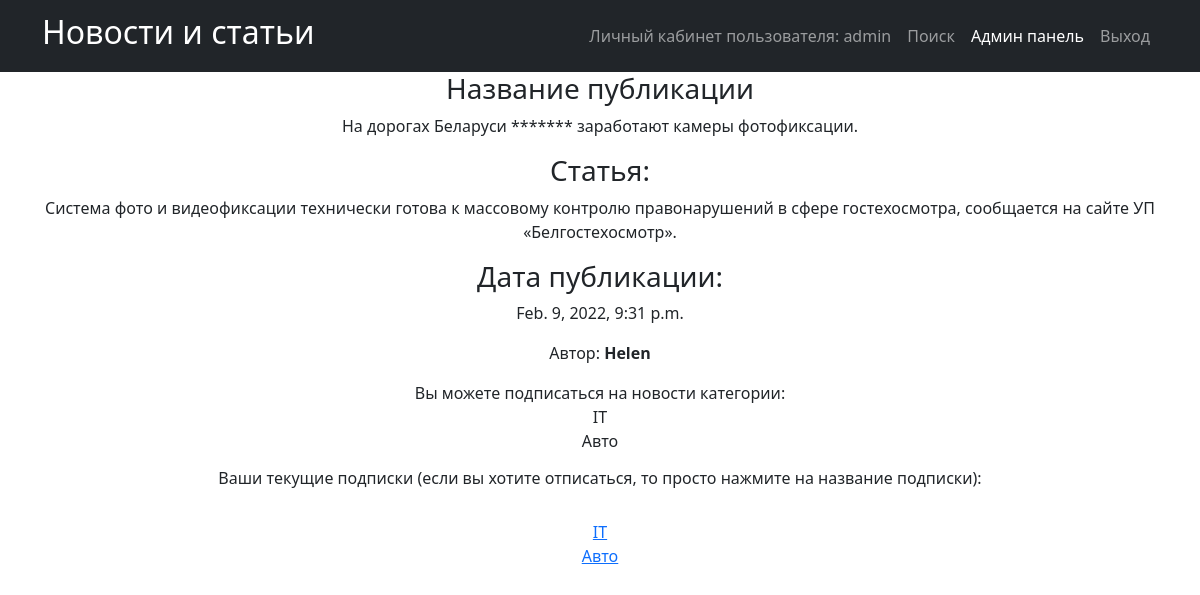
/news/2 (signed in), run on the app's committed database.
### news_portal/models.py (models this page shows, shortened)
class Post(models.Model):
    PostAuthor = models.ForeignKey(Author, on_delete=models.CASCADE)
    NEWS = 'NW'
    ARTICLE = 'AR'
    CATEGORIES = [
        ('NW', 'Новость'),
        ('AR', 'Статья')
    ]
    categoryType = models.CharField('Категория публикации', max_length=2, choices=CATEGORIES)
    pubData = models.DateTimeField('дата добавления', auto_now_add=True)
    postCategory = models.ManyToManyField(Category, through='postCategory')
    postTitle = models.CharField('название публикации', max_length=255)
    postText = models.TextField('текст публикации')
    postRating = models.SmallIntegerField('рейтинг публикации', default=0)

class Author(models.Model):
    authorUser = models.OneToOneField(User, on_delete=models.CASCADE)
    authorRating = models.IntegerField(default=0, verbose_name='authorRating')
    def __str__(self):
        return f'{self.authorUser.username}'

class Category(models.Model):
    categoryname = models.CharField('Категория', max_length=64, unique=True)
    subscribers = models.ManyToManyField(User, related_name='subscribers')

### news_portal/views.py (the view)
# urls.py: path('<int:pk>', PostDetailView.as_view(), name='post_detail'),
class PostDetailView(DetailView):
    model = Post
    template_name = 'post_detail.html'
    queryset = Post.objects.all()
    def get_context_data(self, **kwargs):
        context = super().get_context_data(**kwargs)
        id = self.kwargs.get('pk')
        categories = []
        post = Post.objects.get(pk=id)
        for cat in post.postCategory.all():
            if self.request.user in cat.subscribers.all():
                categories.append(cat)
        context['user_category'] = categories
        return context

### news_portal/templatetags/censor.py (called while the page is built)
@register.filter(name='censor')
def censor(value):
    text = value.split()
    for word in text:
        if word.lower() in CENSOR:
            value = value.replace(word, '*' * len(word))
    return value

### templates/post_detail.html (shortened to what this page needs)
{% extends 'flatpages/default.html' %}
{% load censor %}
{% block content %}
 <h3>Название публикации</h3>
    <p>{{  post.postTitle|censor }}</p>
<h3>Статья:</h3>
<p>{{ post.postText|censor }}</p>
<h3>Дата публикации:</h3>
<p>{{ post.pubData }}</p>
    <p>Автор: <b>{{ post.PostAuthor }}</b></p>
{% if request.user.is_authenticated %}
        <p>
            Вы можете подписаться на новости категории:
            {% for category in post.postCategory.all %}
                {% if not category in user_category %}
                    <a href="{% url 'subscribe' category.pk %}"><br>{{ category.categoryname }}</a>
                {% else %}
                    <br>{{ category.categoryname }}
                {% endif %}
            {% endfor %}
          <h6>Ваши текущие подписки (если вы хотите отписаться, то просто нажмите на название подписки):</h6>
             {% for category in post.postCategory.all %}
             {% if category in user_category %}
            <a href="{% url 'subscribe' category.pk %}"><br>{{ category.categoryname }}</a>
            {% endif %}
            {% endfor %}
</p>
{% endif %}
{% endblock content %}

### templates/flatpages/default.html (shortened to what this page needs)
<!DOCTYPE html>
<html lang="en">
    <head>
        {% load static %}
        <link href="{% static 'css/styles.css' %}" rel="stylesheet" />
    </head>
    <body>
        <nav class="navbar navbar-expand-lg navbar-dark bg-dark">
            <div class="container">
                <a class="navbar-brand" href=/news/><h2>Новости и статьи</h2></a>
                <div class="collapse navbar-collapse" id="navbarSupportedContent">
                    <ul class="navbar-nav ms-auto mb-2 mb-lg-0">
                        <li class="nav-item"><a class="nav-link" href=http://127.0.0.1:8000>Личный кабинет пользователя: {{request.user.username}}</a></li>
                        <li class="nav-item"><a class="nav-link" href=/news/search/>Поиск</a></li>
                        <li class="nav-item"><a class="nav-link active" aria-current="page" href=/admin/>Админ панель</a></li>
                        <li class="nav-item"><a class="nav-link" href=/sign/logout/>Выход</a></li>
                            </ul>
                </div>
            </div>
        </nav>
        <div class="container">
           <div class="row">
               <div class="col-lg-12 text-center">
                   {% block content %}{% endblock content %}
               </div>
           </div>
        </div>
    </body>
</html>

### data on the page
Post: postTitle|censor "На дорогах Беларуси ******* заработают камеры фотофиксации.", postText|censor "Система фото и видеофиксации технически готова к массовому контролю правонарушений в сфере гостехосмотра, сообщается на сайте УП «Белгостехосмотр».", pubData "Feb. 9, 2022, 9:31 p.m.", PostAuthor "Helen"
Category: categoryname "IT"
Category: categoryname "Авто"

### other printed values
{{ request.user.username }} "admin"
